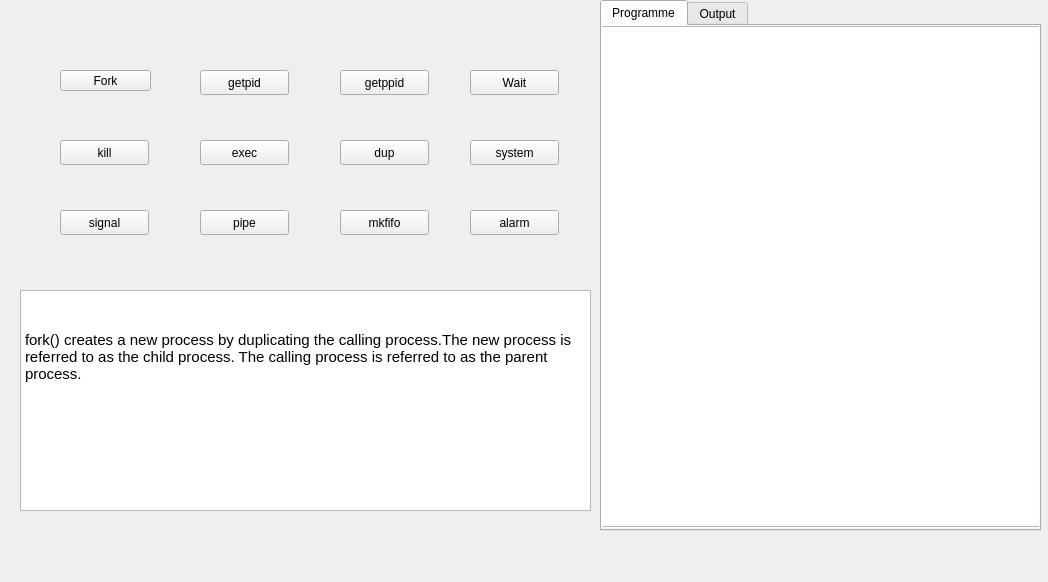
<?xml version="1.0" encoding="UTF-8"?>
<ui version="4.0">
 <class>MainWindow</class>
 <widget class="QMainWindow" name="MainWindow">
  <property name="geometry">
   <rect>
    <x>0</x>
    <y>0</y>
    <width>1048</width>
    <height>582</height>
   </rect>
  </property>
  <property name="windowTitle">
   <string>System Calls</string>
  </property>
  <widget class="QWidget" name="centralwidget">
   <widget class="QPushButton" name="fork_but">
    <property name="geometry">
     <rect>
      <x>60</x>
      <y>70</y>
      <width>91</width>
      <height>21</height>
     </rect>
    </property>
    <property name="text">
     <string>Fork</string>
    </property>
   </widget>
   <widget class="QPushButton" name="getpid_but">
    <property name="geometry">
     <rect>
      <x>200</x>
      <y>70</y>
      <width>89</width>
      <height>25</height>
     </rect>
    </property>
    <property name="text">
     <string>getpid</string>
    </property>
   </widget>
   <widget class="QPushButton" name="getppid_but">
    <property name="geometry">
     <rect>
      <x>340</x>
      <y>70</y>
      <width>89</width>
      <height>25</height>
     </rect>
    </property>
    <property name="text">
     <string>getppid</string>
    </property>
   </widget>
   <widget class="QPushButton" name="wait_but">
    <property name="geometry">
     <rect>
      <x>470</x>
      <y>70</y>
      <width>89</width>
      <height>25</height>
     </rect>
    </property>
    <property name="text">
     <string>Wait</string>
    </property>
   </widget>
   <widget class="QPushButton" name="kill_but">
    <property name="geometry">
     <rect>
      <x>60</x>
      <y>140</y>
      <width>89</width>
      <height>25</height>
     </rect>
    </property>
    <property name="text">
     <string>kill</string>
    </property>
   </widget>
   <widget class="QPushButton" name="exec_but">
    <property name="geometry">
     <rect>
      <x>200</x>
      <y>140</y>
      <width>89</width>
      <height>25</height>
     </rect>
    </property>
    <property name="text">
     <string>exec</string>
    </property>
   </widget>
   <widget class="QPushButton" name="dup_but">
    <property name="geometry">
     <rect>
      <x>340</x>
      <y>140</y>
      <width>89</width>
      <height>25</height>
     </rect>
    </property>
    <property name="text">
     <string>dup</string>
    </property>
   </widget>
   <widget class="QPushButton" name="system_but">
    <property name="geometry">
     <rect>
      <x>470</x>
      <y>140</y>
      <width>89</width>
      <height>25</height>
     </rect>
    </property>
    <property name="text">
     <string>system</string>
    </property>
   </widget>
   <widget class="QPushButton" name="sig_but">
    <property name="geometry">
     <rect>
      <x>60</x>
      <y>210</y>
      <width>89</width>
      <height>25</height>
     </rect>
    </property>
    <property name="text">
     <string>signal</string>
    </property>
   </widget>
   <widget class="QPushButton" name="pipe_but">
    <property name="geometry">
     <rect>
      <x>200</x>
      <y>210</y>
      <width>89</width>
      <height>25</height>
     </rect>
    </property>
    <property name="text">
     <string>pipe</string>
    </property>
   </widget>
   <widget class="QPushButton" name="mkfifo_but">
    <property name="geometry">
     <rect>
      <x>340</x>
      <y>210</y>
      <width>89</width>
      <height>25</height>
     </rect>
    </property>
    <property name="text">
     <string>mkfifo</string>
    </property>
   </widget>
   <widget class="QPushButton" name="alarm_but">
    <property name="geometry">
     <rect>
      <x>470</x>
      <y>210</y>
      <width>89</width>
      <height>25</height>
     </rect>
    </property>
    <property name="text">
     <string>alarm</string>
    </property>
   </widget>
   <widget class="QTabWidget" name="tabWidget">
    <property name="geometry">
     <rect>
      <x>600</x>
      <y>0</y>
      <width>441</width>
      <height>531</height>
     </rect>
    </property>
    <property name="currentIndex">
     <number>0</number>
    </property>
    <widget class="QWidget" name="Programme_tab">
     <attribute name="title">
      <string>Programme</string>
     </attribute>
     <widget class="QTextEdit" name="textEdit">
      <property name="geometry">
       <rect>
        <x>-10</x>
        <y>0</y>
        <width>451</width>
        <height>501</height>
       </rect>
      </property>
     </widget>
    </widget>
    <widget class="QWidget" name="output_tab">
     <attribute name="title">
      <string>Output</string>
     </attribute>
     <widget class="QTextEdit" name="textEdit_2">
      <property name="geometry">
       <rect>
        <x>0</x>
        <y>0</y>
        <width>441</width>
        <height>501</height>
       </rect>
      </property>
     </widget>
    </widget>
   </widget>
   <widget class="QPlainTextEdit" name="plainTextEdit">
    <property name="geometry">
     <rect>
      <x>20</x>
      <y>290</y>
      <width>571</width>
      <height>221</height>
     </rect>
    </property>
    <property name="font">
     <font>
      <pointsize>11</pointsize>
     </font>
    </property>
    <property name="layoutDirection">
     <enum>Qt::LeftToRight</enum>
    </property>
    <property name="plainText">
     <string>

fork() creates a new process by duplicating the calling process.The new process is referred to as the child process. The calling process is referred to as the parent process.</string>
    </property>
   </widget>
  </widget>
 </widget>
 <resources/>
 <connections/>
</ui>
